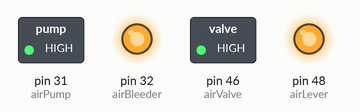
The sketch below on a simulated Arduino Mega 2560, built with avr-gcc and run on an emulated ATmega2560. Shown: switched loads named in the sketch (green lamp = pin HIGH), output pins drawn as LEDs (lit = HIGH).

Above: at 0.1 s.
At 2.1 s:
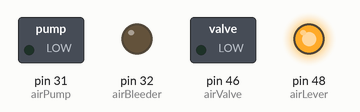
Timing chart, 0 to 3.6 s (numbered marks = the images above):
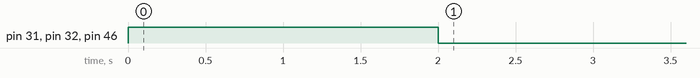

The sketch:

AirSystemTests.ino
```cpp
#define airValve 46
#define airBleeder 32
#define airPump 31
#define airLever 48

const int on=LOW;
const int off=HIGH;

float psi;
float targ;
float calib;

void setup() {
  // put your setup code here, to run once:
   pinMode(airPump, OUTPUT);
   pinMode(airBleeder, OUTPUT);
   pinMode(airValve, OUTPUT);
   pinMode(airLever, OUTPUT);

   digitalWrite(airBleeder, off); //bleeding on.
   digitalWrite(airValve, off);
   digitalWrite(airPump, off);
   digitalWrite(airLever, off);

   airRead(); //initialize psi reading
   delay(2000);
   airPressurize();
   delay(3000);
}

void airPressurize()
{
  digitalWrite(airBleeder, on); //close bleeder
  digitalWrite(airValve, on); //valve open
  digitalWrite(airPump, on); //start pump
}

void airHalt()
{
  digitalWrite(airValve, off); //close valve
  digitalWrite(airPump, off); //stop pump
}

void airRead() { psi = 60*((analogRead(A15)-204.8)/(1024-204.8));}

void loop() {}
```
